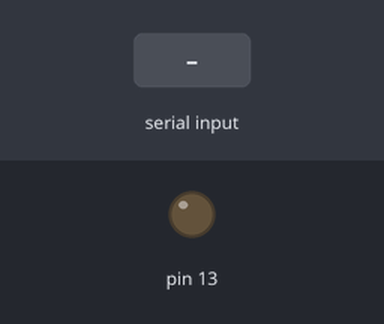
A sketch run on a simulated Arduino Uno, built with avr-gcc and run on an emulated ATmega328P. On the bench: output pins drawn as LEDs (lit = HIGH). Inputs (shaded band) come from the test bench. What the sketch prints to the serial monitor is not drawn.

Above: at 1.2 s.
1.3 s: "OPEN" received over Serial
At 3.1 s:
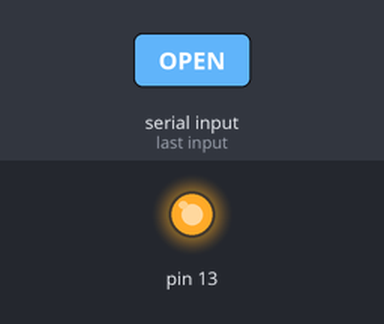
3.8 s: "OFF" received over Serial
At 6.2 s:
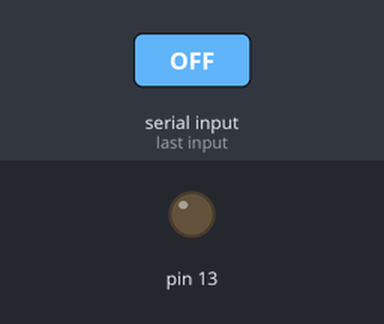
Timing chart, 0 to 7.7 s (numbered marks = the images above; inputs shaded):
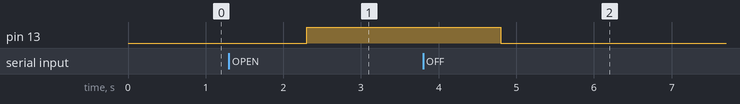

Measured:
- after the input at 1.3 s, pin 13: LOW → HIGH after 1.0 s
- after the input at 3.8 s, pin 13: HIGH → LOW after 1.0 s

The sketch:

sketch_mar18a.ino
```cpp
void setup() {
  Serial.begin(115200);
  pinMode(13, OUTPUT);
}

void loop() {
  // put your main code here, to run repeatedly:
  if (Serial.available() > 0){
    Serial.print("weszlo");
    String msg  = Serial.readString();
    if(msg == "OPEN")
    {
      Serial.print("kest");
      digitalWrite(13,HIGH);
    }
    else if (msg == "OFF"){
      digitalWrite(13,LOW);

    }
  }

}
```
